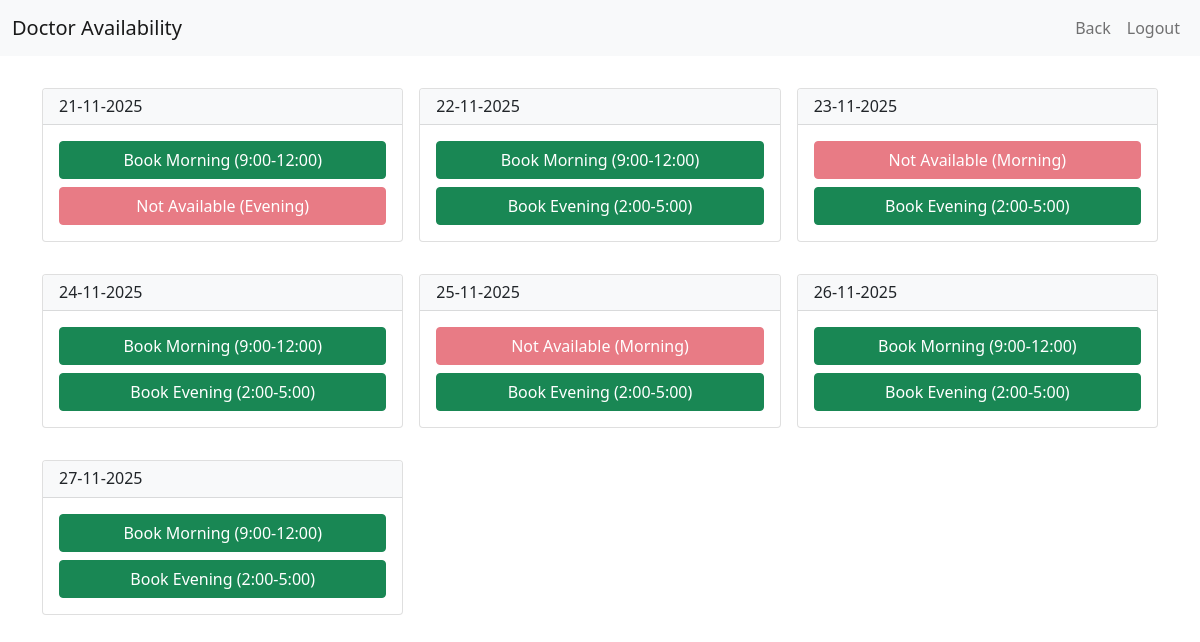
The page /check-availability/3 (signed in) on the database its author committed.
### application/models.py (models this page shows)
class DoctorAvailability(db.Model):
    __tablename__ = 'doctor_availability'
    id = db.Column(db.Integer, primary_key=True)
    doctor_id = db.Column(db.Integer, db.ForeignKey('doctors.id', ondelete='CASCADE'), nullable=False, index=True)
    date = db.Column(db.String(20), nullable=False, index=True)  # DD-MM-YYYY format
    morning_time = db.Column(db.Boolean, default=False)
    evening_time = db.Column(db.Boolean, default=False)
    doctor = db.relationship('Doctor', backref=db.backref('availability_slots', lazy='dynamic', cascade='all, delete-orphan'))
    __table_args__ = (db.UniqueConstraint('doctor_id', 'date', name='unique_doctor_date_availability'),)

### application/patient_functionalities.py (the view)
@hospital_app.route('/check-availability/<int:doctor_id>', methods=['GET'])
def check_doctor_availability_fn(doctor_id):
    if session.get('role') != 'patient':
        flash(message='Please log in as patient to access this page', category='warning')
        return redirect(url_for('hospital_home_and_login'))
    doctor = Doctor.query.filter_by(id=doctor_id).first()
    if doctor is None:
        flash(message='Doctor not found', category='danger')
        return redirect(url_for('patient_dashboard_fn'))
    availability_slots = doctor.availability_slots.all()
    if not availability_slots:
        flash(message='No availability slots found for this doctor.', category='info')
        return redirect(url_for('patient_dashboard_fn'))
    return render_template('show_doctor_availability.html', doctor=doctor, availability_slots=availability_slots)

### templates/show_doctor_availability.html (shortened to what this page needs)
<!DOCTYPE html>
<html lang="en">
<head>
  <link rel="stylesheet" href="/static/style.css">
  <link href="https://cdn.jsdelivr.net/npm/bootstrap@5.0.2/dist/css/bootstrap.min.css" rel="stylesheet">
</head>
<body>
  <div id="main">
    <div id="canvas">
      <nav class="navbar navbar-expand-lg navbar-light bg-light mb-3">
        <div class="container-fluid">
          <a class="navbar-brand" href="#">Doctor Availability</a>
          <div class="collapse navbar-collapse" id="navbarSupportedContent">
            <ul class="navbar-nav ms-auto mb-2 mb-lg-0">
              <li class="nav-item">
                <a class="nav-link" href="/patient_dashboard">Back</a>
              </li>
              <li class="nav-item">
                <a class="nav-link" href="/login">Logout</a>
              </li>
            </ul>
          </div>
        </div>
      </nav>
      <div id="content" class="container py-3">
        <div class="row g-3">
          {% for slot in availability_slots %}
          <div class="col-md-4">
            <div class="card mb-3">
              <div class="card-header bg-light">
                <h6 class="mb-0">{{ slot.date }}</h6>
              </div>
              <div class="card-body d-flex flex-column gap-2">
                <form method="POST" action="{{ url_for('book_appointment_fn') }}">
                  {% if slot.morning_time %}
                    <button type="submit" name="book_slot" value="{{ doctor.id }}|{{ slot.date }}|morning" class="btn btn-success w-100 mb-2">Book Morning (9:00-12:00)</button>
                  {% else %}
                    <button class="btn btn-danger w-100 mb-2" disabled>Not Available (Morning)</button>
                  {% endif %}
                  {% if slot.evening_time %}
                    <button type="submit" name="book_slot" value="{{ doctor.id }}|{{ slot.date }}|evening" class="btn btn-success w-100">Book Evening (2:00-5:00)</button>
                  {% else %}
                    <button class="btn btn-danger w-100" disabled>Not Available (Evening)</button>
                  {% endif %}
                </form>
              </div>
            </div>
          </div>
          {% endfor %}
        </div>
      </div>
    </div>
  </div>
</body>
</html>

### static/style.css (style rules this page uses)
body, html { cursor: default !important; }
body { font-family: 'Segoe UI', Tahoma, Geneva, Verdana, sans-serif; }

### rows shown on the page
DoctorAvailability: date "21-11-2025", evening_time "Not Available (Evening)"
DoctorAvailability: date "22-11-2025"
DoctorAvailability: date "23-11-2025", morning_time "Not Available (Morning)"
DoctorAvailability: date "24-11-2025"
DoctorAvailability: date "25-11-2025", morning_time "Not Available (Morning)"
DoctorAvailability: date "26-11-2025"
DoctorAvailability: date "27-11-2025"
